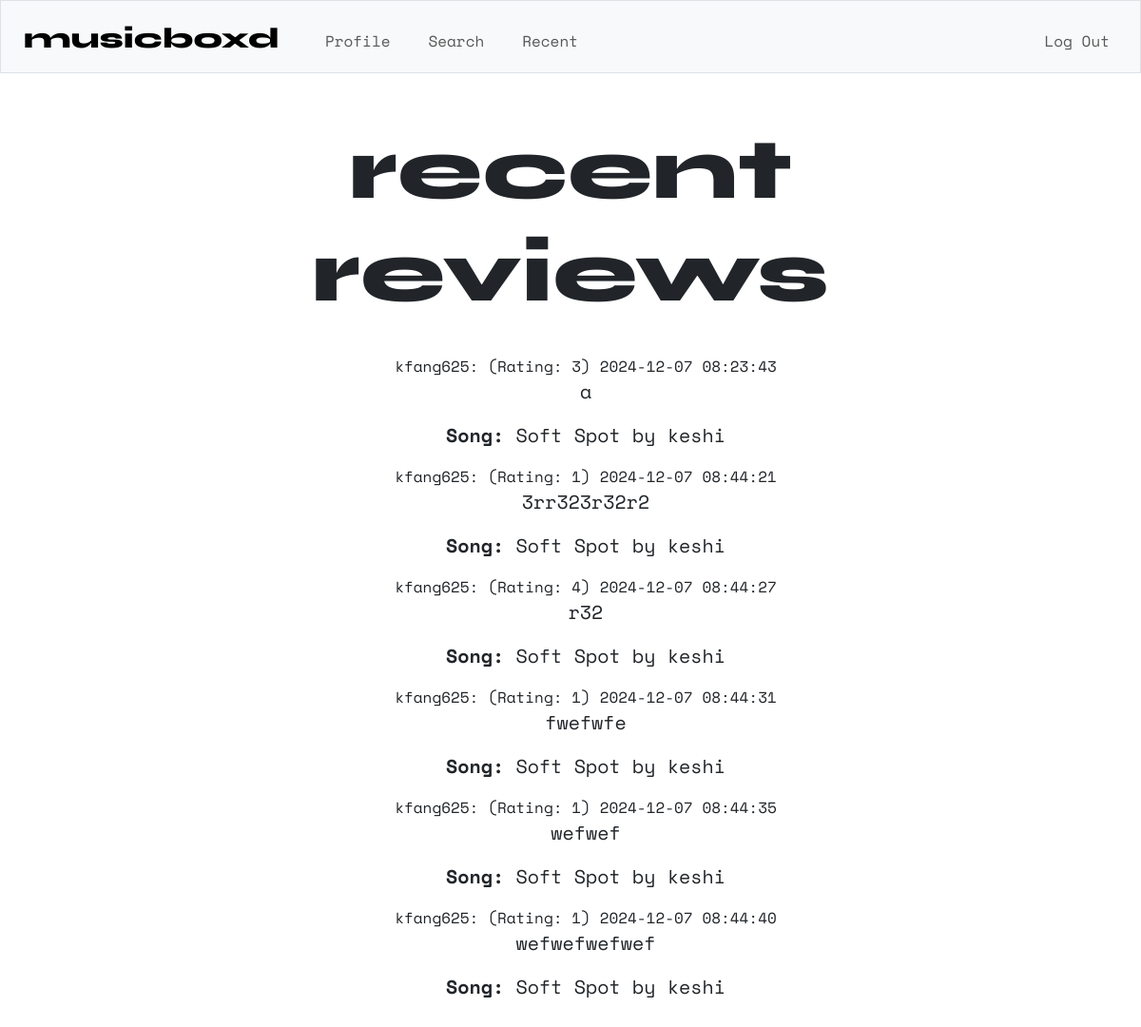
/recent (signed in), run on the app's committed database.
### tables this page shows
CREATE TABLE reviews ( id INTEGER PRIMARY KEY, review TEXT NOT NULL, rating INTEGER NOT NULL, user_id INTEGER NOT NULL, song_id TEXT NOT NULL, timestamp DATETIME DEFAULT CURRENT_TIMESTAMP, FOREIGN KEY (user_id) REFERENCES users (id), FOREIGN KEY (song_id) REFERENCES songs (id) );

CREATE TABLE users ( id INTEGER PRIMARY KEY, username TEXT NOT NULL UNIQUE, hash TEXT NOT NULL );

CREATE TABLE songs ( id TEXT PRIMARY KEY, title TEXT NOT NULL, artist TEXT NOT NULL);

### app.py (the view)
@app.route("/recent")
@login_required
def recent():
    reviews = db.execute("""
        SELECT users.username, reviews.rating, reviews.timestamp, reviews.review,
               songs.title AS song_title, songs.artist AS song_artist
        FROM reviews
        JOIN users ON reviews.user_id = users.id
        JOIN songs ON reviews.song_id = songs.id
    """)
    return render_template("recent.html", reviews=reviews)

### helpers.py (called while the page is built)
def login_required(f):
    @wraps(f)
    def decorated_function(*args, **kwargs):
        if session.get("user_id") is None:
            return redirect("/login")
        return f(*args, **kwargs)
    return decorated_function

### templates/recent.html (shortened to what this page needs)
{% extends "layout.html" %}
{% block main %}
    <div class="recent-container">
        <h1 class="syne">recent<br>reviews</h1>
        <br>
        {% if reviews %}
        <ul>
            {% for review in reviews %}
                <li>
                    {{ review.username }}: (Rating: {{ review.rating }}) {{ review.timestamp }}
                    <p>{{ review.review }}</p>
                    <p><strong>Song:</strong> {{ review.song_title }} by {{ review.song_artist }}</p>
                </li>
            {% endfor %}
        </ul>
        {% else %}
        <p>No reviews yet.</p>
        {% endif %}
    </div>
{% endblock %}

### templates/layout.html (shortened to what this page needs)
<!DOCTYPE html>
<html lang="en">
    <head>
        <link href="https://cdn.jsdelivr.net/npm/bootstrap@5.3.3/dist/css/bootstrap.min.css" rel="stylesheet">
        <link href="/static/styles.css" rel="stylesheet">
    </head>
    <body>
        {% if session["user_id"] %}
            <nav class="bg-light border navbar navbar-expand-md navbar-light">
                <div class="container-fluid px-4">
                    <a class="navbar-brand" href="/"><span class="syne" style="font-size:30px">musicboxd</span></a>
                    <div class="collapse navbar-collapse" id="navbar">
                        <ul class="navbar-nav me-auto mt-2">
                            <li class="nav-item ms-4"><a class="nav-link" href="/profile">Profile</a></li>
                            <li class="nav-item ms-4"><a class="nav-link" href="/search">Search</a></li>
                            <li class="nav-item ms-4"><a class="nav-link" href="/recent">Recent</a></li>
                        </ul>
                        <ul class="navbar-nav ms-auto mt-2">
                            <li class="nav-item"><a class="nav-link" href="/logout">Log Out</a></li>
                        </ul>
                    </div>
                </div>
            </nav>
        {% endif %}
        <main class="container py-5 text-center">
            {% block main %}{% endblock %}
        </main>
    </body>
</html>

### static/styles.css (style rules this page uses)
h1 { font-size: 90px; }
p { font-size: 20px; }
ul { list-style-type: none; }
nav .navbar-brand { font-size: xx-large; font-family: "Space Mono"; }
body { font-family: "Space Mono"; }
.syne { font-family: "Syne", sans-serif; font-optical-sizing: auto; font-weight: 800; font-style: normal; }

### data on the page
reviews: username "kfang625", rating "3", timestamp "2024-12-07 08:23:43", review "a", song_title "Soft Spot", song_artist "keshi"
reviews: username "kfang625", rating "1", timestamp "2024-12-07 08:44:21", review "3rr323r32r2", song_title "Soft Spot", song_artist "keshi"
reviews: username "kfang625", rating "4", timestamp "2024-12-07 08:44:27", review "r32", song_title "Soft Spot", song_artist "keshi"
reviews: username "kfang625", rating "1", timestamp "2024-12-07 08:44:31", review "fwefwfe", song_title "Soft Spot", song_artist "keshi"
reviews: username "kfang625", rating "1", timestamp "2024-12-07 08:44:35", review "wefwef", song_title "Soft Spot", song_artist "keshi"
reviews: username "kfang625", rating "1", timestamp "2024-12-07 08:44:40", review "wefwefwefwef", song_title "Soft Spot", song_artist "keshi"
